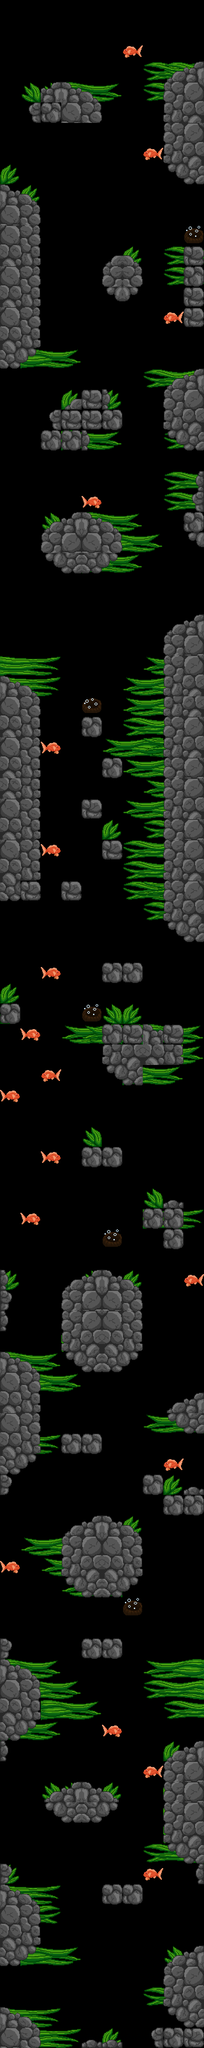

Tiled map render using the project's own tile images. Description and the map definition, with tile-layer contents summarised, below:
An orthogonal 10x100 tile map with 64x64 px tiles, 4 tile layers (seaweed, volcanoes, rocks, fish), 7 tilesets.

<map version="1.5" tiledversion="1.7.1" orientation="orthogonal" renderorder="right-down" width="10" height="100" tilewidth="64" tileheight="64" infinite="0" nextlayerid="10" nextobjectid="5">
 <tileset firstgid="1" source="seaweed.tsx" />
 <tileset firstgid="5" source="rockwall.tsx" />
 <tileset firstgid="13" source="fish.tsx" />
 <tileset firstgid="17" source="volcano.tsx" />
 <tileset firstgid="21" source="longweed.tsx" />
 <tileset firstgid="25" source="rocks2.tsx" />
 <tileset firstgid="29" source="seaweed2.tsx" />
 <layer id="4" name="seaweed" width="10" height="100">
  <data>[1000 cells, 97 non-empty, 8 distinct tile ids]</data>
 </layer>
 <layer id="9" name="volcanoes" width="10" height="100">
  <data>[1000 cells, 5 non-empty, 2 distinct tile ids]</data>
 </layer>
 <layer id="3" name="rocks" width="10" height="100">
  <data>[1000 cells, 282 non-empty, 12 distinct tile ids]</data>
 </layer>
 <layer id="8" name="fish" width="10" height="100">
  <data>[1000 cells, 18 non-empty, 1 distinct tile ids]</data>
 </layer>
</map>